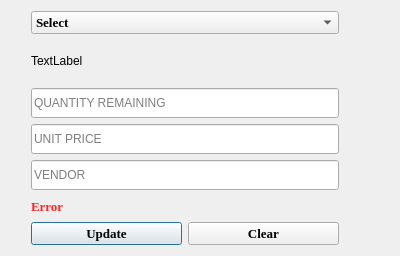
<?xml version="1.0" encoding="UTF-8"?>
<ui version="4.0">
 <class>dialogSparepartsCheck</class>
 <widget class="QDialog" name="dialogSparepartsCheck">
  <property name="windowModality">
   <enum>Qt::WindowModal</enum>
  </property>
  <property name="geometry">
   <rect>
    <x>0</x>
    <y>0</y>
    <width>400</width>
    <height>256</height>
   </rect>
  </property>
  <property name="minimumSize">
   <size>
    <width>400</width>
    <height>256</height>
   </size>
  </property>
  <property name="maximumSize">
   <size>
    <width>400</width>
    <height>256</height>
   </size>
  </property>
  <property name="windowTitle">
   <string>CHECK SPARE PARTS</string>
  </property>
  <property name="windowIcon">
   <iconset resource="custom.qrc">
    <normaloff>:/icons/images/icons/headphone_edit.png</normaloff>:/icons/images/icons/headphone_edit.png</iconset>
  </property>
  <property name="styleSheet">
   <string notr="true"/>
  </property>
  <layout class="QHBoxLayout" name="horizontalLayout">
   <item>
    <layout class="QVBoxLayout" name="verticalLayout_2">
     <property name="leftMargin">
      <number>20</number>
     </property>
     <property name="rightMargin">
      <number>50</number>
     </property>
     <item>
      <widget class="QComboBox" name="comboBoxSpareParts">
       <property name="font">
        <font>
         <family>Times New Roman</family>
         <pointsize>10</pointsize>
         <weight>75</weight>
         <bold>true</bold>
        </font>
       </property>
       <item>
        <property name="text">
         <string>Select</string>
        </property>
       </item>
      </widget>
     </item>
     <item>
      <widget class="QLabel" name="labelDbId">
       <property name="text">
        <string>TextLabel</string>
       </property>
      </widget>
     </item>
     <item>
      <widget class="QLineEdit" name="lineEditQtyRemaining">
       <property name="minimumSize">
        <size>
         <width>0</width>
         <height>30</height>
        </size>
       </property>
       <property name="maximumSize">
        <size>
         <width>16777215</width>
         <height>16777215</height>
        </size>
       </property>
       <property name="placeholderText">
        <string>QUANTITY REMAINING</string>
       </property>
      </widget>
     </item>
     <item>
      <widget class="QLineEdit" name="lineEditUnitPrice">
       <property name="minimumSize">
        <size>
         <width>0</width>
         <height>30</height>
        </size>
       </property>
       <property name="maximumSize">
        <size>
         <width>16777215</width>
         <height>16777215</height>
        </size>
       </property>
       <property name="maxLength">
        <number>20</number>
       </property>
       <property name="placeholderText">
        <string>UNIT PRICE</string>
       </property>
      </widget>
     </item>
     <item>
      <widget class="QLineEdit" name="lineEditVendor">
       <property name="minimumSize">
        <size>
         <width>0</width>
         <height>30</height>
        </size>
       </property>
       <property name="maximumSize">
        <size>
         <width>16777215</width>
         <height>16777215</height>
        </size>
       </property>
       <property name="maxLength">
        <number>20</number>
       </property>
       <property name="echoMode">
        <enum>QLineEdit::Normal</enum>
       </property>
       <property name="placeholderText">
        <string>VENDOR</string>
       </property>
      </widget>
     </item>
     <item>
      <widget class="QLabel" name="labelError">
       <property name="maximumSize">
        <size>
         <width>16777215</width>
         <height>20</height>
        </size>
       </property>
       <property name="font">
        <font>
         <family>Times New Roman</family>
         <pointsize>10</pointsize>
         <weight>75</weight>
         <bold>true</bold>
        </font>
       </property>
       <property name="styleSheet">
        <string notr="true">#labelError{color:#FF2525;}</string>
       </property>
       <property name="text">
        <string>Error</string>
       </property>
      </widget>
     </item>
     <item>
      <layout class="QHBoxLayout" name="horizontalLayout_3">
       <item>
        <widget class="QPushButton" name="pushButtonUpdate">
         <property name="font">
          <font>
           <family>Times New Roman</family>
           <pointsize>10</pointsize>
           <weight>75</weight>
           <bold>true</bold>
          </font>
         </property>
         <property name="text">
          <string>Update</string>
         </property>
        </widget>
       </item>
       <item>
        <widget class="QPushButton" name="pushButtonClear">
         <property name="font">
          <font>
           <family>Times New Roman</family>
           <pointsize>10</pointsize>
           <weight>75</weight>
           <bold>true</bold>
          </font>
         </property>
         <property name="text">
          <string>Clear</string>
         </property>
        </widget>
       </item>
      </layout>
     </item>
    </layout>
   </item>
  </layout>
 </widget>
 <resources>
  <include location="custom.qrc"/>
 </resources>
 <connections/>
</ui>
